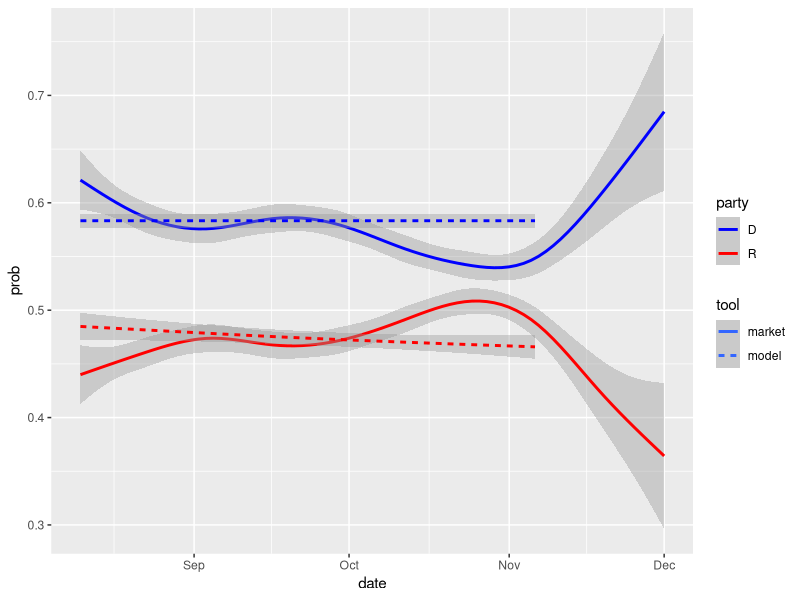
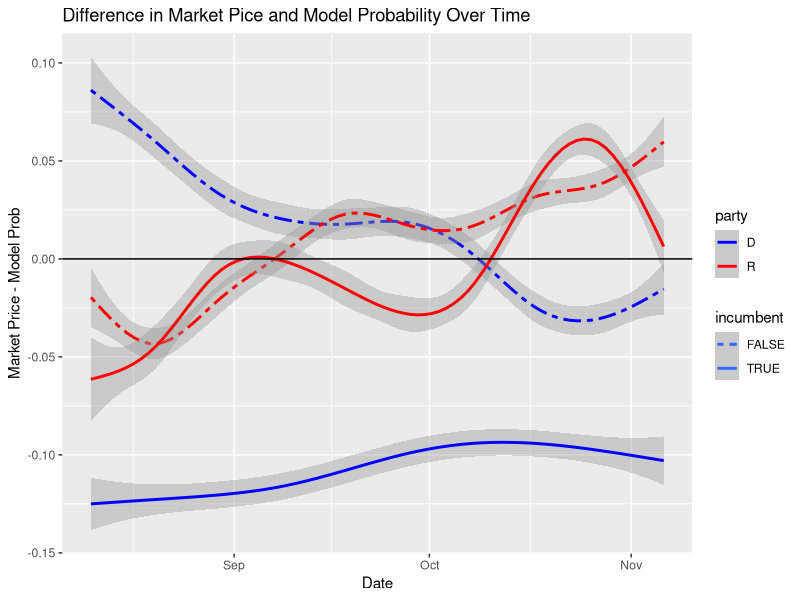

Here is the R script that generated these plots, in order: (Note: this script raises an error after producing the figures.)
library(tidyverse)
joined <-
  read_csv("./data/joined.csv",
           col_types = cols(mid = col_character(),
                            cid = col_character())) %>%
  mutate(party = recode(party, "I" = "D"))

j2 <-
  joined %>%
  gather(prob, price,
         key = tool,
         value = prob) %>%
  mutate(tool = recode(tool,
                       "price" = "market",
                       "prob" = "model"))

difference <-
  ggplot(filter(joined, party != "I"),
         aes(x = date,
             y = price - prob,
             color = party,
             linetype = incumbent)) +
  geom_smooth() +
  scale_color_manual(values = c("blue", "red")) +
  scale_linetype_manual(values = c("twodash", "solid")) +
  ggtitle("Difference in Market Pice and Model Probability Over Time") +
  xlab("Date") +
  ylab("Market Price - Model Prob") +
  geom_hline(yintercept = 0)

ggsave("./plots/difference.png",
       last_plot(),
       dpi = "retina")

ggplot(data = filter(j2, party != "I"),
       mapping = aes(x = date,
                     y = prob)) +
  geom_smooth(aes(color = party,
                  linetype = tool)) +
  scale_color_manual(values = c("blue", "red"))

ggplot(election_results) +
  geom_bar(aes(x = class)) +
  labs(title = "Cook Political Report Race Classifications",
       y = "Number of Race",
       x = "Cook Political Report Classification") +
  scale_x_discrete(labels = c("Safe Democratic",
                              "Likely Democratic",
                              "Vulnerable Democratic",
                              "Vulnerable Republican",
                              "Likely Republican",
                              "Safe Republican"))
